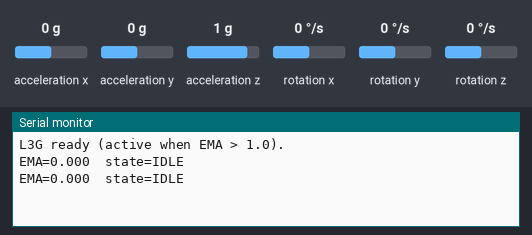
This sketch was run on a simulated Arduino Uno, built for the host (arithmetic inside an expression is 32-bit, double 64-bit). Parts: the last lines printed to the serial monitor. The test bench sets the inputs (shaded band); at power-on: rotation x 0 °/s, rotation y 0 °/s, rotation z 0 °/s, acceleration x 0 g, acceleration y 0 g, acceleration z 1 g.

Above: at 1.2 s.
1.3 s: rotation x set to -192 °/s
At 1.9 s:
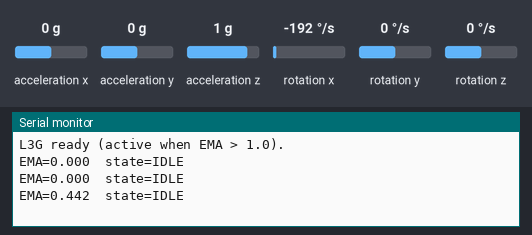
2.8 s: rotation y set to -192 °/s
At 3.5 s:
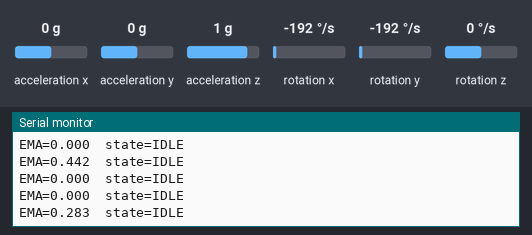
4.3 s: rotation z set to -192 °/s
At 5.0 s:
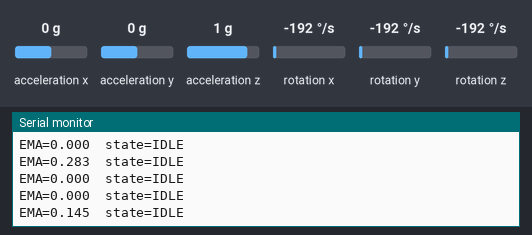
Timing chart, 0 to 7.3 s (numbered marks = the images above; inputs shaded):
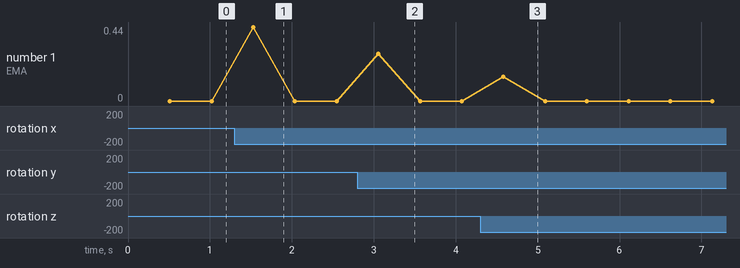

The sketch:

NMove.ino
```cpp
#include <Wire.h>
#include <L3G.h>

L3G gyro;

const float DPS_PER_LSB = 0.00875f;  // for ±245 dps range
const float EMA_ALPHA   = 0.2f;      // smoothing
float lastX = 0, lastY = 0, lastZ = 0;
bool firstRead = true;
float scoreEMA = 0.0f;

const float ACTIVE_THR = 1.0f;       // ACTIVE above this
bool active = false;
unsigned long lastBeat = 0;

void setup() {
  Serial.begin(115200);
  Wire.begin();

  if (!gyro.init()) {
    Serial.println("Failed to autodetect gyro type!");
    while (1) { delay(100); }
  }

  gyro.enableDefault();
  gyro.setTimeout(50);

  Serial.println("L3G ready (active when EMA > 1.0).");
}

void loop() {
  gyro.read();

  if (gyro.timeoutOccurred()) {
    Serial.println("I2C timeout → reinit");
    gyro.init();
    gyro.enableDefault();
    gyro.setTimeout(50);
    firstRead = true;
    scoreEMA = 0.0f;
    return;
  }

  // Convert to dps
  float x = gyro.g.x * DPS_PER_LSB;
  float y = gyro.g.y * DPS_PER_LSB;
  float z = gyro.g.z * DPS_PER_LSB;

  // Delta from previous sample
  float dx = 0, dy = 0, dz = 0;
  if (!firstRead) {
    dx = x - lastX;
    dy = y - lastY;
    dz = z - lastZ;
  } else {
    firstRead = false;
  }
  lastX = x; lastY = y; lastZ = z;

  // Movement magnitude and EMA smoothing
  float score = sqrt(dx*dx + dy*dy + dz*dz);
  scoreEMA = (1.0f - EMA_ALPHA) * scoreEMA + EMA_ALPHA * score;

  // Simple threshold rule
  active = (scoreEMA > ACTIVE_THR);

  // Print to serial
  if (millis() - lastBeat > 500) {
    Serial.print("EMA=");
    Serial.print(scoreEMA, 3);
    Serial.print("  state=");
    Serial.println(active ? "ACTIVE" : "IDLE");
    lastBeat = millis();
  }

  delay(10);
}
```

Measured:
- after the input at 1.3 s, the serial monitor: prints a new line after 0.23 s (image 1)
- after the input at 2.8 s, the serial monitor: prints a new line after 0.26 s (image 2)
- after the input at 4.3 s, the serial monitor: prints a new line after 0.28 s (image 3)
